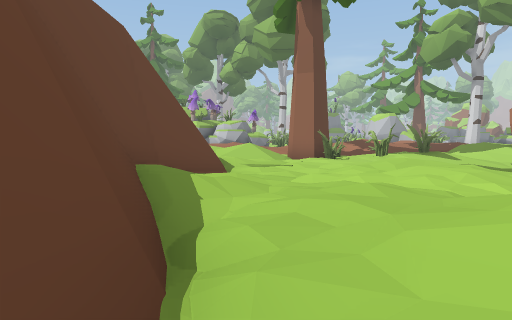
[1] (above)

24 first-person views from a walk through a 3-D level made in the Unity game engine. The camera is 1.3 m above the floor, tilts 4° down and sees 75° across. The floor is counted in squares, 2 m on a side. Each view is taken from the middle of a square. On the plan, view 1 faces up. The plan holds only what a view shows up to about 10 squares ahead; the rest is blank. The place goes on beyond the plan. The player is left out. Some surface patterns are stand-ins.

[2]
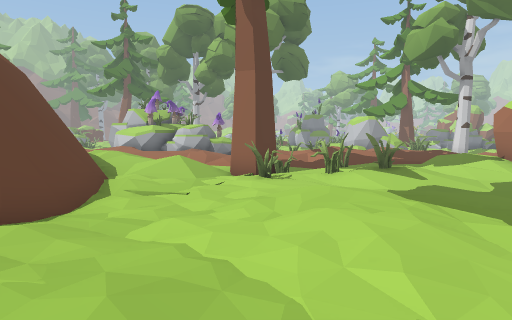

[3]
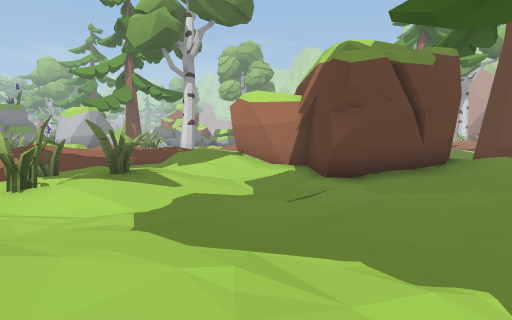

[4]
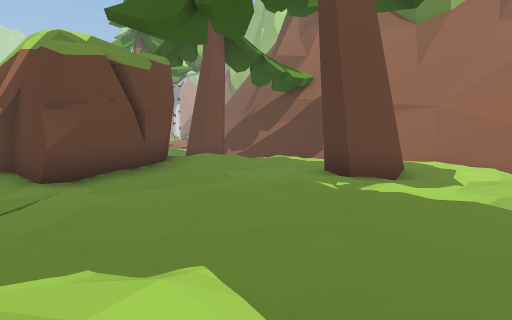

[5]
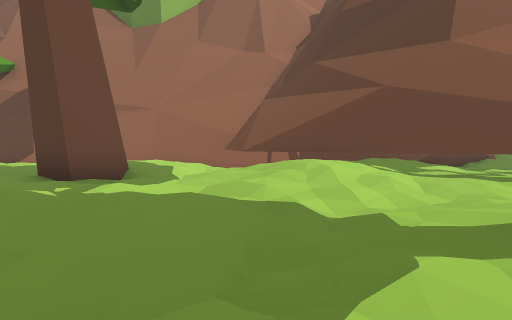

[6]
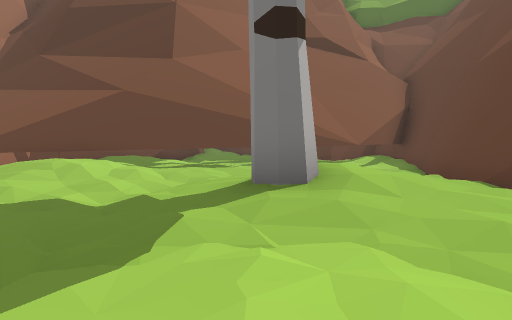

[7]
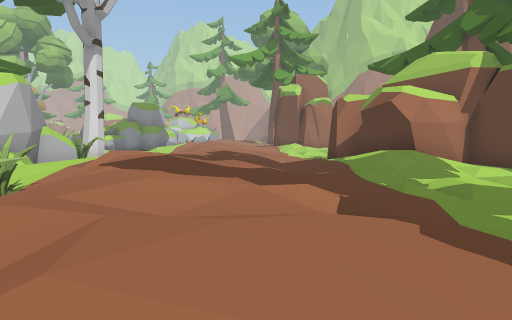

[8]
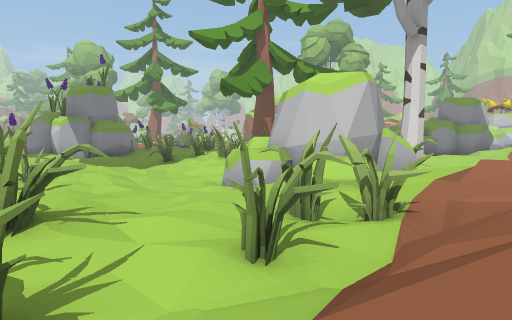

[9]
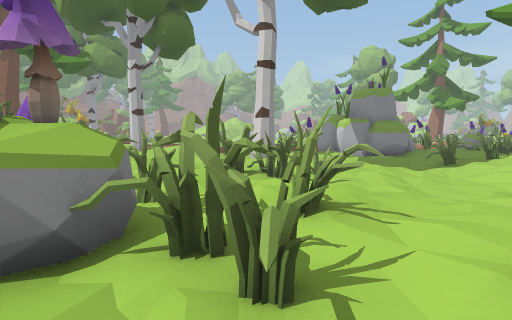

[10]
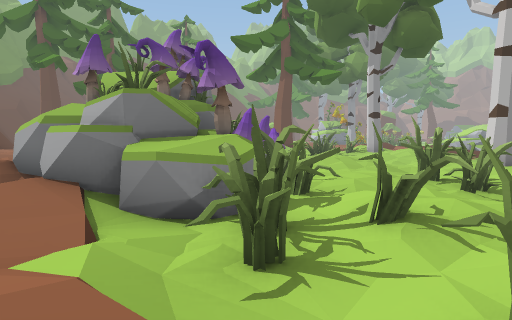

[11]
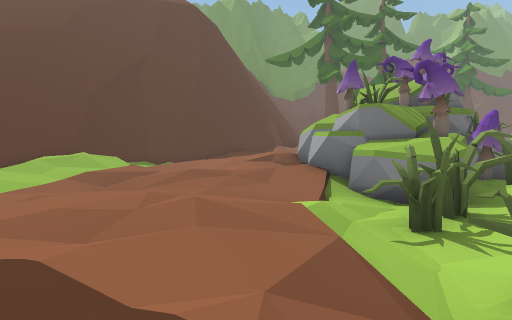

[12]
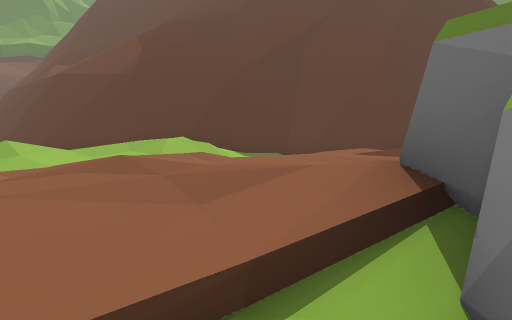

[13]
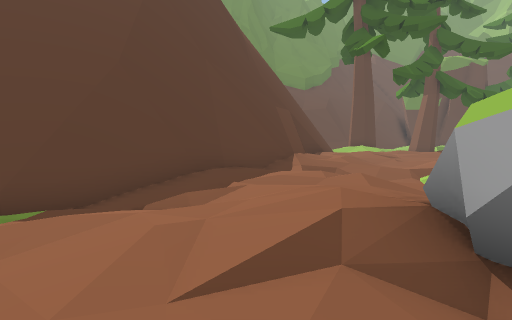

[14]
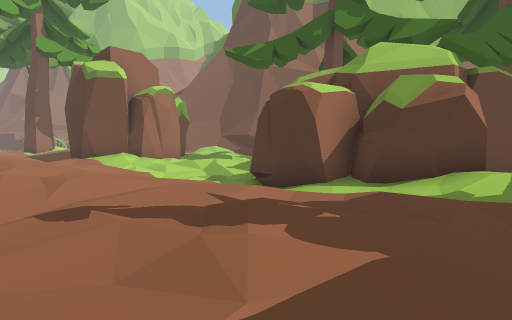

[15]
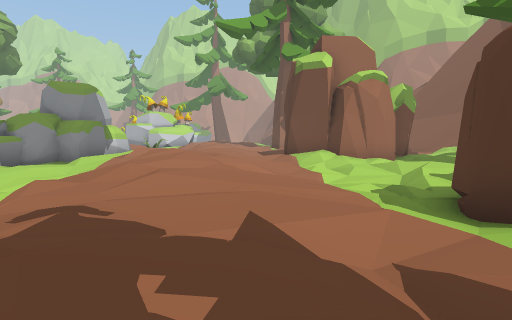

[16]
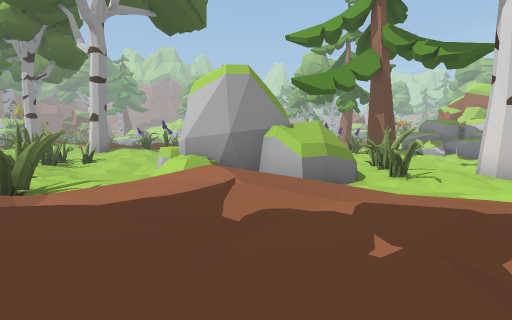

[17]
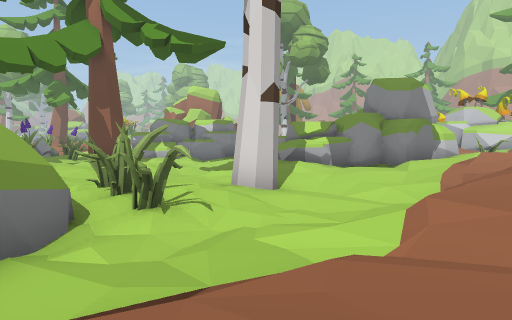

[18]
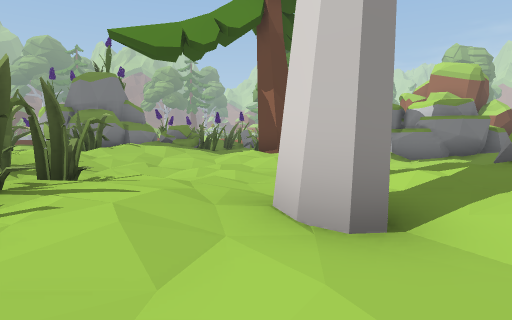

[19]
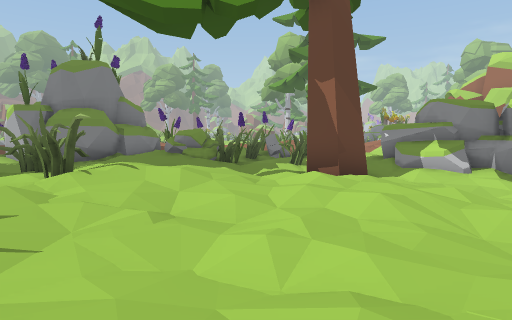

[20]
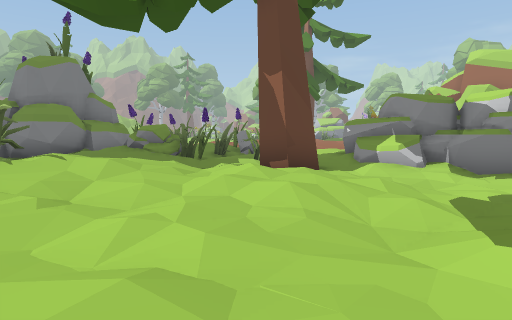

[21]
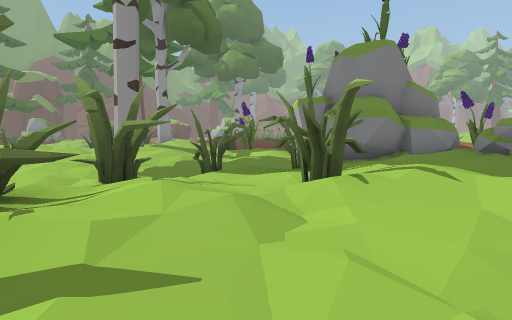

[22]
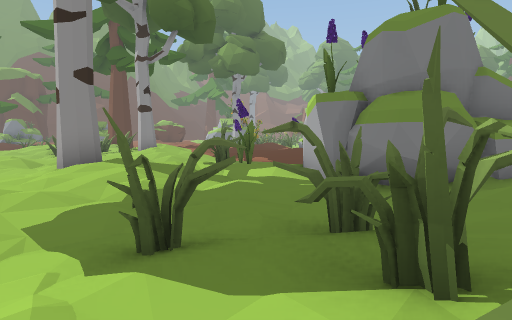

[23]
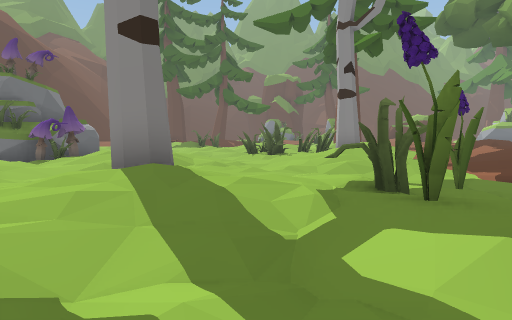

[24]
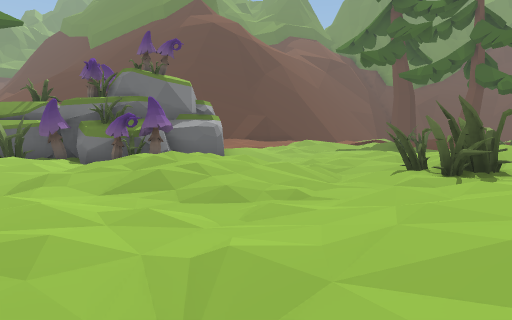

### Floor plan
Key: @ floor where view 1 was taken; # wall or solid block; x gap in a wall; . main floor; : floor 0.25 m higher than the main floor; - floor 0.25 m lower than the main floor; + floor 0.5 m higher than the main floor; _ floor 0.5 m lower than the main floor; * floor 0.75 m higher than the main floor; % floor 1 m higher than the main floor; / step, stairs or slope; = window, fence, low wall or low ledge; ^ raised ledge; M mushroom; R rock.
Columns run from 12 left of view 1 to 20 right of it. Each row starts with its distance up from view 1.
 33           /+:- #./###: R##.
 32      .##./:/...##:....+R#-# .#
 31      :/#.----..::....:::/.- /###
 30     :.--_..-..:++...##..---#_-.##
 29     :..-:::/-.#/:.--.##::...-__-#
 28     :..-/++:/--...--#.##+.:.-__-:
 27      /-  ++:--....._-#::....-_
 26          /:..##-.--_.:+..--_--
 25        #-#M.::-#-/__/##/---_..^
 24        ####.::#--__^#  /..--.:^#
 23 :.        ###=:.-__##  ^#.-#-..-
 22 ../.      ###-:=--.####x#.-__...#
 21 /::../    ######.-.//.#----_---::
 20 *+:.:/:######-#_##-:+ ..---__-.:*
 19 ##*+++*///://./////:**:...::///:+
 18  ##++:+**+++:.:++///+*::::++*%
 17   ##+:/+++:++:+++**+++*:::++*+*
 16    ##..::.::+:+++/++/::/::::/::
 15     ##.../:/.:::./::.:/.....-./:
 14      ##.//::.: .--../::.----_--.
 13       ##/%/::   ---//*:####-/-.:
 12        ##/++//##//../*###  ../:
 11         ##:+/--.#:#./:#      :./
 10          ##..-#-/..--.#       :*
  9           #/....--___-#
  8           ##.....--___####
  7           ##.-.+:.---_..:
  6           ##...::-...-..+
  5           #:...:/-.:.....:
  4           #+:...-..::...-:
  3           #/.:::.-....##-..#
  2           ##::+#.----.#
  1            #:+*:...:.-.::#
  0            #@  .-/++:..:##
 -1           ##   -..+/##^##
 -2           #/   .########
 -3           #.#####
 -4           ###

Where each view was taken, in squares from view 1:
view 1: 0 up, 0 right, facing up
view 2: 2 up, 2 right, facing up
view 3: 5 up, 3 right, facing up-right
view 4: 5 up, 3 right, facing right
view 5: 5 up, 3 right, facing down-right
view 6: 6 up, 3 right, facing down
view 7: 16 up, 1 right, facing right
view 8: 18 up, 2 right, facing up-right
view 9: 18 up, 2 right, facing up
view 10: 18 up, 4 right, facing up-left
view 11: 18 up, 6 right, facing left
view 12: 20 up, 1 right, facing down-left
view 13: 18 up, 2 left, facing left
view 14: 19 up, 8 right, facing down-right
view 15: 16 up, 9 right, facing right
view 16: 15 up, 9 right, facing up
view 17: 18 up, 10 right, facing up-right
view 18: 20 up, 14 right, facing up
view 19: 23 up, 13 right, facing up
view 20: 23 up, 14 right, facing up
view 21: 25 up, 12 right, facing up-left
view 22: 27 up, 10 right, facing up-left
view 23: 31 up, 7 right, facing left
view 24: 33 up, 1 right, facing down-left
